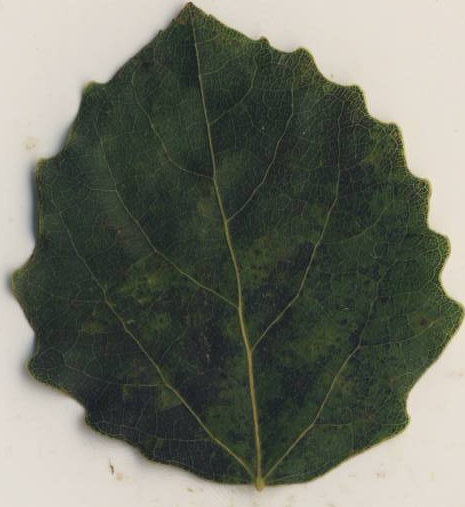
#> input picture Correcting_angle_by_hull_slope/images/seg_0.jpg, 465 x 507 px, found by its file name
$ python main.py   (older library calls are emulated)
#> lines starting #> are read from the running program, lines starting #| are printed output that depends on the picture; after the words box and inside, x2 and y2 are one past the last pixel; in counts of white or black regions, pixels touching at a corner belong together
### correcting_angle_by_symmetry/correction.py
import cv2
import matplotlib.pyplot as plt
import get_pic_rotated_and_broaden
import clockwise_or_anticlockwise


def correction(image):
    """
        对具有对称性的图像进行旋转扶正,
        返回扶正后的图像和纠正角
    """
#> called with image = './images/seg_0.jpg'
    img = cv2.imread(image)
#> img is the input picture: shape (507, 465, 3); mean B, G, R 101.5, 112.8, 109.6
    gray_image = cv2.cvtColor(img, cv2.COLOR_BGR2GRAY)
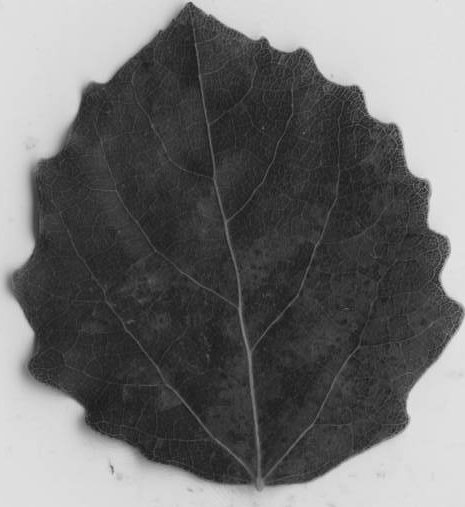
#> gray_image: shape (507, 465); min 20, max 246, mean 110.6
    ret, bw = cv2.threshold(gray_image, 127, 255, cv2.THRESH_BINARY_INV)
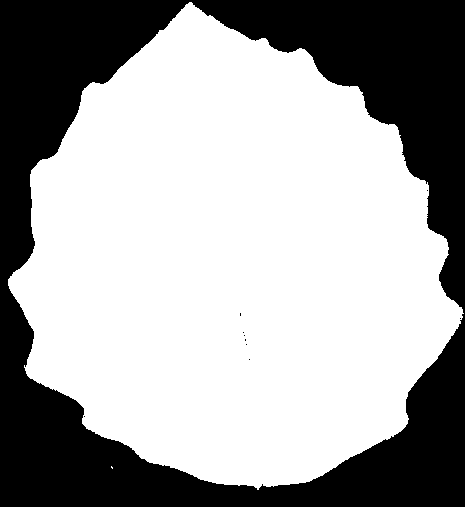
#> bw: shape (507, 465); 64.4% white; 10 black regions (9 under 20 px)
    # 填充大块中的空白, 去掉零散的小块, 使判断更精确
    image, contours, hierarchy = cv2.findContours(bw, cv2.RETR_TREE, cv2.CHAIN_APPROX_SIMPLE)
#> contours = 11 contours, 10 with area under 20; largest, box (x1, y1, x2, y2) and area: (8, 2, 464, 490) 151220
    small_areas = [i for i in contours if cv2.contourArea(i) < 200]
#> small_areas = 10 contours, all with area under 20
    big_areas = [i for i in contours if cv2.contourArea(i) > 2000]
#> big_areas = 1 contour; box (x1, y1, x2, y2) and area: (8, 2, 464, 490) 151220
    cv2.fillPoly(bw, small_areas, 0)
#> bw: shape (507, 465); 64.4% white; 6 black regions (5 under 20 px), largest, box (x1, y1, x2, y2) and area: (0, 0, 465, 507) 83846
    cv2.fillPoly(bw, big_areas, 255)
#> bw: shape (507, 465); 64.4% white; 1 black region, box (x1, y1, x2, y2) and area: (0, 0, 465, 507) 83831

    rotation_angle = 0
    rotated_pic = get_pic_rotated_and_broaden.get_pic_rotated_and_broaden(bw, rotation_angle)
#> in get_pic_rotated_and_broaden, `filled_color = img[0][0]`: filled_color = 0
#> in get_pic_rotated_and_broaden, `filled_color = (filled_color, )`: filled_color = (0,)
    show_counter = 1
    fig, axes = plt.subplots(1, 2, figsize=(8, 8))
    ax0, ax1 = axes.ravel()
    ax0.imshow(rotated_pic, plt.cm.gray)
    ax0.set_title('original_img')
    symmetry_rate = 0       # 对称率
    extra_search_time = 3   # 对称率不必上一次高的情况下, 额外探出的步数
    correction_angle = 0    # 纠正角
    cw_or_acw = clockwise_or_anticlockwise.clockwise_or_anticlockwise(img)  # 根据最长线判断顺时针还是逆时针转
#> in clockwise_or_anticlockwise, `edges = cv2.Canny(img, 50, 150, apertureSize=3)`:
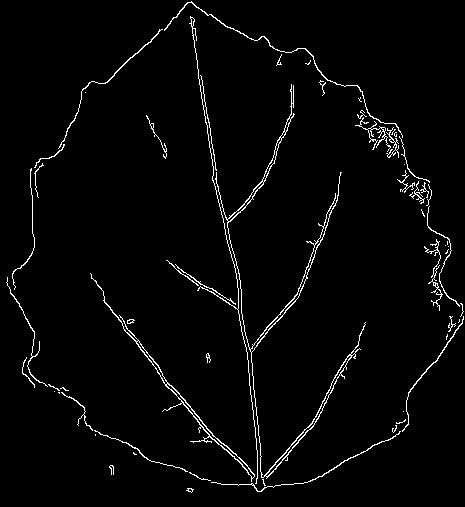
#> edges: shape (507, 465); 2.6% white in thin lines or dots
#> in clockwise_or_anticlockwise, `lines = cv2.HoughLines(edges, 1, np.pi / 180, 118)`: lines = [[-184, 2.97], [-187, 2.98], [-181, 2.97], [-208, 3.04]]
#> after the loop in clockwise_or_anticlockwise, `while lines is None:`: canny_threshold1 = [50, 150]
#> in clockwise_or_anticlockwise, `theta = lines[0][0][1]`: theta = 2.97
#> cw_or_acw = True
    while True:
        show_counter += 1
        rotation_angle += (2 * ((-1) ** cw_or_acw))     # 每次旋转角度(步长)为2度
#> rotation_angle = -2
        rotated_pic = get_pic_rotated_and_broaden.get_pic_rotated_and_broaden(bw, rotation_angle)
#> call 2 of get_pic_rotated_and_broaden, with degree = -2, flag = 0
#> in get_pic_rotated_and_broaden (call 2), `filled_color = img[0][0]`: filled_color = 0
#> in get_pic_rotated_and_broaden (call 2), `filled_color = (filled_color, )`: filled_color = (0,)
#> in get_pic_rotated_and_broaden (call 2), `height_new = int(width * fabs(sin(radians(degree))) + height * fabs(co..`: height_new = 522
#> in get_pic_rotated_and_broaden (call 2), `width_new = int(height * fabs(sin(radians(degree))) + width * fabs(cos..`: width_new = 482
#> in get_pic_rotated_and_broaden (call 2), `mat_rotation = cv2.getRotationMatrix2D((width / 2, height / 2), degree..`: mat_rotation = [[0.999, -0.0349, 8.99], [0.0349, 0.999, -7.96]]
#> in get_pic_rotated_and_broaden (call 2), `img_rotation = cv2.warpAffine(img, mat_rotation, (width_new, height_ne..`:
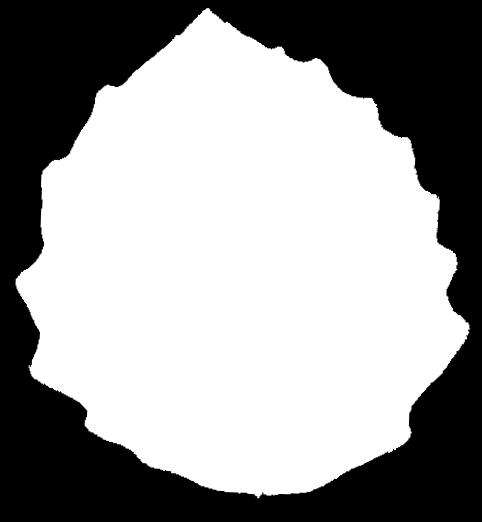
#> img_rotation: shape (522, 482); min 0, max 255, mean 154
#> in get_pic_rotated_and_broaden (call 2), `seed_points = [(0, 0), (0, height_new - 1), (width_new - 1, 0), (width..`: seed_points = [(0, 0), (0, 521), (481, 0), (481, 521)]
#> the loop in get_pic_rotated_and_broaden (call 2), `for i in seed_points:` made 4 passes
        [_, w] = rotated_pic.shape
#> w = 482
        # 统计符合对称的像素点数
        t_and_array = cv2.bitwise_and(rotated_pic[:, :int(w/2)], rotated_pic[:, 2*int(w/2)-1:int(w/2)-1:-1])
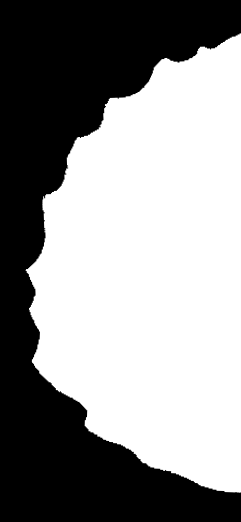
#> t_and_array: shape (522, 241); min 0, max 255, mean 145.1
        t = 0
        for i in t_and_array:
            for j in i:
                t += int(j/255)
#> after the loop, t = 71111
        if symmetry_rate < t:   # 比较, 找到最符合的
            symmetry_rate = t
#> symmetry_rate = 71111
            correction_angle = rotation_angle
#> correction_angle = -2
            extra_search_time = 3
        else:
            extra_search_time -= 1
        if extra_search_time < 1:
            final_pic = get_pic_rotated_and_broaden.get_pic_rotated_and_broaden(bw, correction_angle)
            ax1.imshow(final_pic, plt.cm.gray)
            ax1.set_title('final_img')
            break

    plt.show()
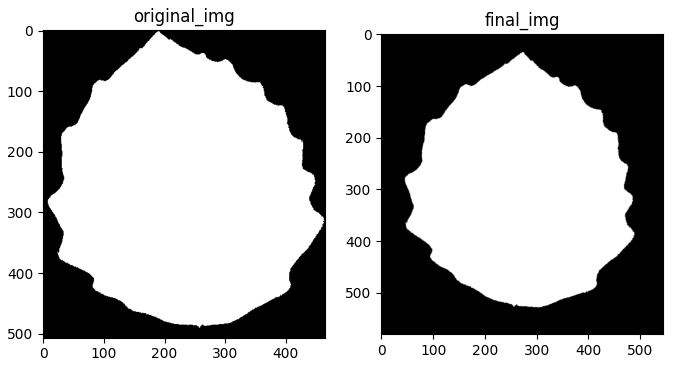
#> figure drawn by matplotlib, 2 panels
    return final_pic, correction_angle

### correcting_angle_by_symmetry/get_pic_rotated_and_broaden.py
import cv2
from math import *
import numpy as np


def get_pic_rotated_and_broaden(img, degree=45, flag=0):

    # 获取旋转后4角的填充色
    filled_color = img[0][0]
    if isinstance(filled_color, np.uint8):
        filled_color = (filled_color, )
    filled_color = tuple([int(i) for i in filled_color])
    if flag:
        filled_color = (0, 0, 0)
    height, width = img.shape[:2]

    # 旋转后的尺寸
    height_new = int(width * fabs(sin(radians(degree))) + height * fabs(cos(radians(degree))))
    width_new = int(height * fabs(sin(radians(degree))) + width * fabs(cos(radians(degree))))

    mat_rotation = cv2.getRotationMatrix2D((width / 2, height / 2), degree, 1)

    mat_rotation[0, 2] += (width_new - width) / 2  # 重点在这步，目前不懂为什么加这步
    mat_rotation[1, 2] += (height_new - height) / 2  # 重点在这步

    img_rotation = cv2.warpAffine(img, mat_rotation, (width_new, height_new), borderValue=filled_color)
    # 填充四个角
    mask = np.zeros((height_new + 2, width_new + 2), np.uint8)  # 掩码单通道8比特，长和宽都比输入图像多两个像素点，漫水填充不会超出掩码的非零边缘
    mask[:] = 0
    seed_points = [(0, 0), (0, height_new - 1), (width_new - 1, 0), (width_new - 1, height_new - 1)]
    for i in seed_points:
        cv2.floodFill(img_rotation, mask, i, filled_color)
    return img_rotation

### correcting_angle_by_symmetry/clockwise_or_anticlockwise.py
import cv2
import numpy as np


def clockwise_or_anticlockwise(img):
    img = cv2.GaussianBlur(img, (3, 3), 0)
    canny_threshold1 = [50, 150]
    edges = cv2.Canny(img, 50, 150, apertureSize=3)
    lines = cv2.HoughLines(edges, 1, np.pi / 180, 118)

    while lines is None:
        # 调整canny的阈值至合适
        print(lines)
        canny_threshold1 = [int(canny_threshold1[0]/2), int(canny_threshold1[1]/2)]
        edges = cv2.Canny(img, *canny_threshold1, apertureSize=3)
        lines = cv2.HoughLines(edges,1,np.pi/180, 118)

    theta = lines[0][0][1]
    return theta > 1.57

### correcting_angle_by_symmetry/main.py
import correction


img_corrected, correction_angle = correction.correction(r'./images/seg_0.jpg')
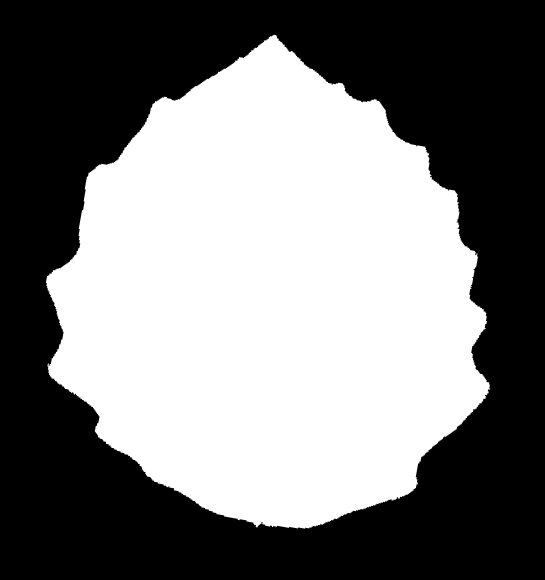
#> img_corrected: shape (580, 545); min 0, max 255, mean 122.6
#> correction_angle = -10
